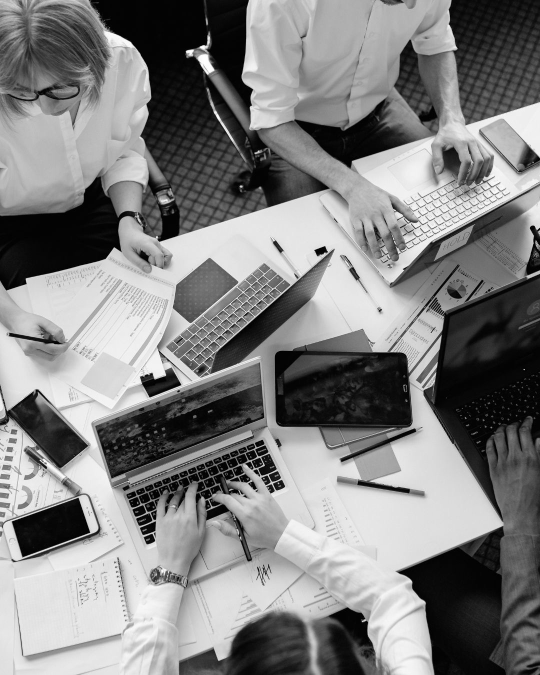
#> input picture fonte/originais/bl01-foto.jpg, 1080 x 1350 px (shown at 1/2 size)
$ python imagem.py ../originais/bl01-foto.jpg ../originais/bl02-foto.jpg
#> lines starting #> are read from the running program, lines starting #| are printed output that depends on the picture
"""Prepara a foto de capa de uma edição.

Uso: python3 fonte/ferramentas/imagem.py <foto> <nome-base> [--topo PIXELS]
Gera docs/assets/img/<nome-base>.jpg/.webp (1080 de largura, 16:9) e a
miniatura <nome-base>-640.jpg/.webp, em tons de cinza, como no PDF.
--topo escolhe a altura (em pixels da foto) onde começa o recorte 16:9.
"""
import sys
from pathlib import Path
from PIL import Image

RAIZ = Path(__file__).resolve().parents[2]
foto, nome = sys.argv[1], sys.argv[2]
topo = int(sys.argv[sys.argv.index("--topo") + 1]) if "--topo" in sys.argv else None
out = RAIZ / "docs" / "assets" / "img"
out.mkdir(parents=True, exist_ok=True)

im = Image.open(foto).convert("L")
if im.width > 1080:
    im = im.resize((1080, round(im.height * 1080 / im.width)), Image.LANCZOS)
w, h = im.size
#> w = 1080; h = 1350
ch = round(w * 9 / 16)
#> ch = 608
t = (h - ch) // 2 if topo is None else max(0, min(topo, h - ch))
#> t = 371
capa = im.crop((0, t, w, t + ch))
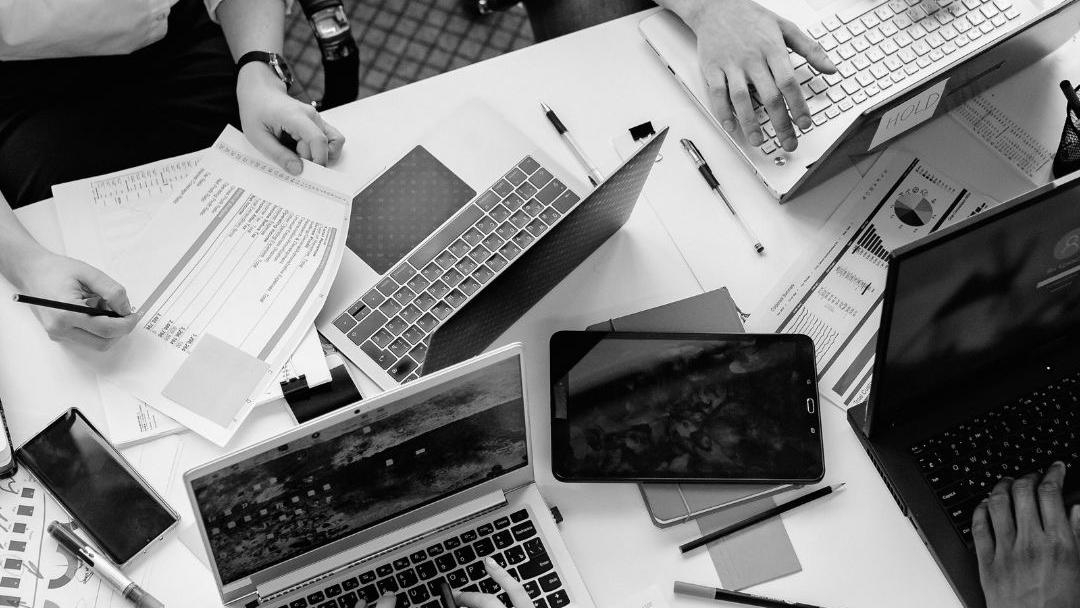
#> capa: PIL image 1080x608 L; min 0, max 255, mean 124.2
capa.save(out / f"{nome}.jpg", "JPEG", quality=82, optimize=True, progressive=True)
capa.save(out / f"{nome}.webp", "WEBP", quality=80, method=6)
mini = capa.resize((640, 360), Image.LANCZOS)
mini.save(out / f"{nome}-640.jpg", "JPEG", quality=80, optimize=True, progressive=True)
mini.save(out / f"{nome}-640.webp", "WEBP", quality=78, method=6)
print("ok:", capa.size, "recorte a partir de", t)
#| ok: (1080, 608) recorte a partir de 371

$ run again, on fonte/originais/bl02-foto-2.jpg
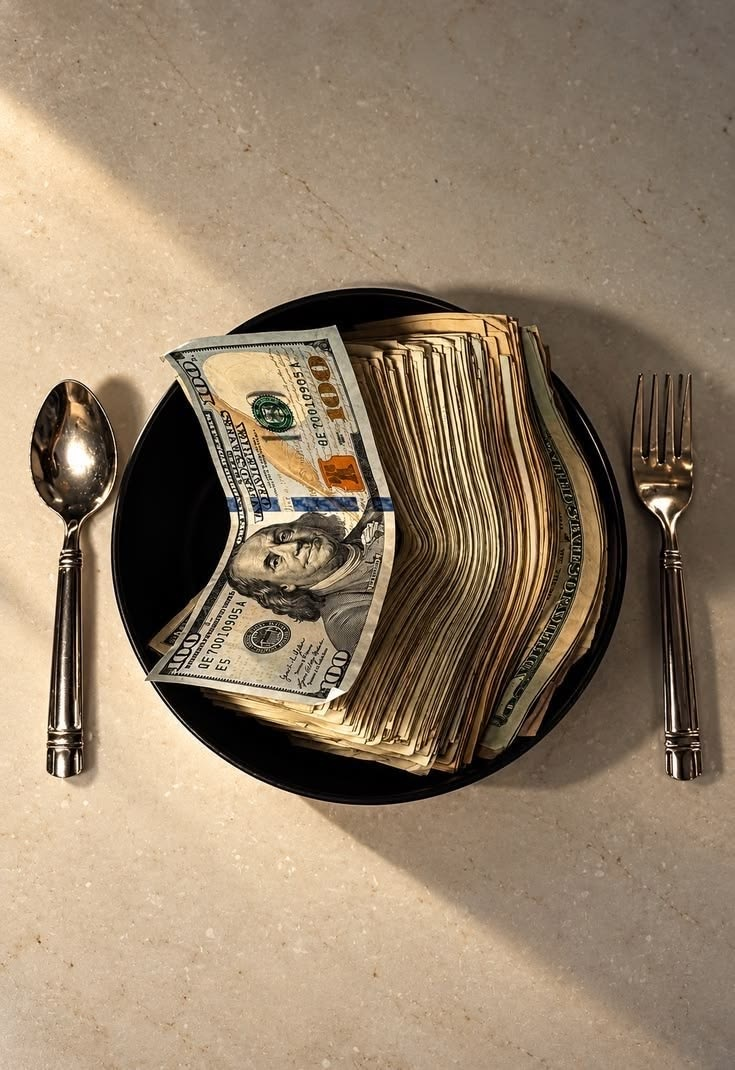
#> input picture fonte/originais/bl02-foto-2.jpg, 735 x 1070 px
#> `im = Image.open(foto).convert("L")`:
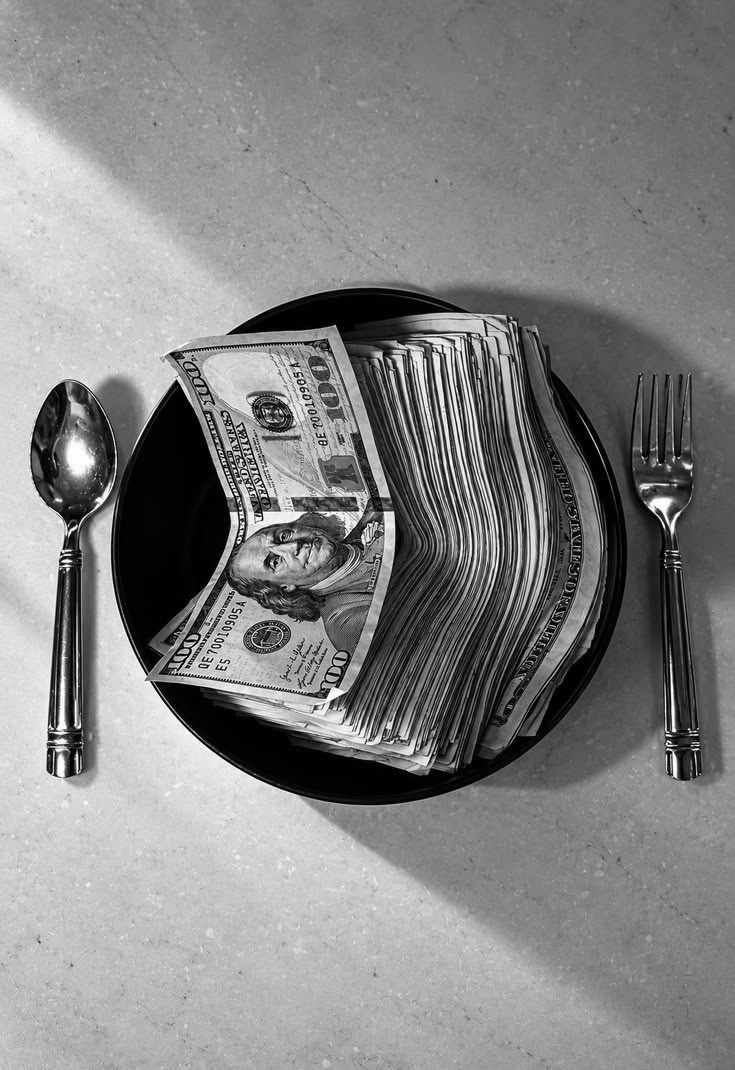
#> im: PIL image 735x1070 L; min 0, max 255, mean 131.8
#> `mini = capa.resize((640, 360), Image.LANCZOS)`:
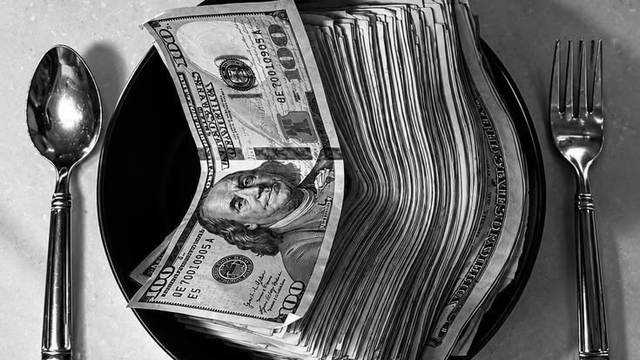
#> mini: PIL image 640x360 L; min 0, max 255, mean 103.5
#| ok: (735, 413) recorte a partir de 328

$ run again, on fonte/originais/bl02-foto-3.jpg
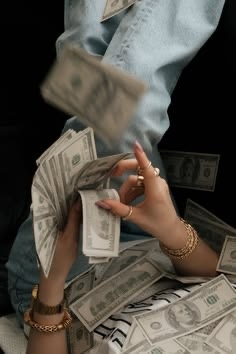
#> input picture fonte/originais/bl02-foto-3.jpg, 236 x 354 px
#> `im = Image.open(foto).convert("L")`:
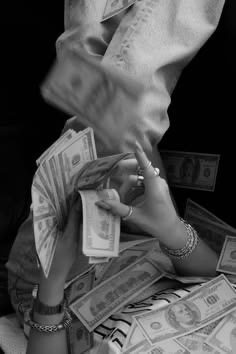
#> im: PIL image 236x354 L; min 0, max 237, mean 78
#> `capa = im.crop((0, t, w, t + ch))`:
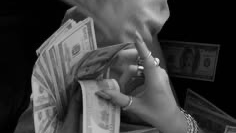
#> capa: PIL image 236x133 L; min 0, max 237, mean 62.3
#| ok: (236, 133) recorte a partir de 110
